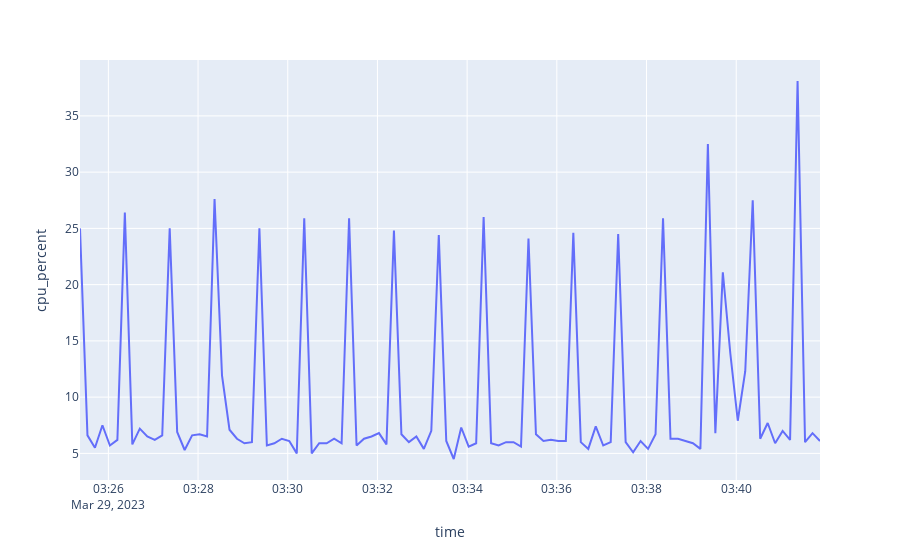
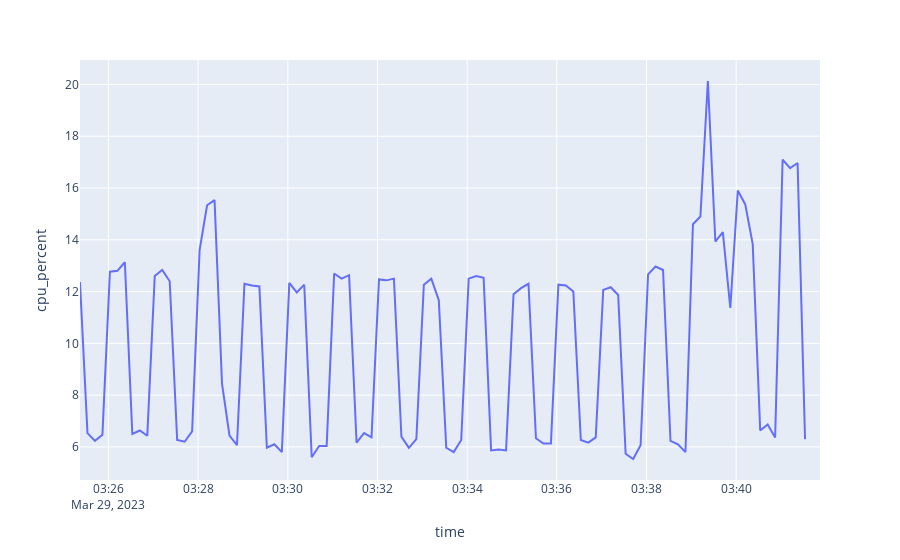

Write notebook code for charts like these, in order.
### Code cell
df = load_table(conn, 'os_metric')
rolling_mean = df.rolling(window=3, on = 'time').mean()



fig = Element(y="cpu_percent", x='time',chart_type = 'line').plot(df)
fig2 = Element(y="cpu_percent", x='time',chart_type = 'line').plot(rolling_mean)
